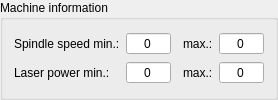
         <widget class="QGroupBox" name="grpGRBL">
          <property name="title">
           <string>Machine information</string>
          </property>
          <layout class="QVBoxLayout" name="verticalLayout_5">
           <item>
            <layout class="QGridLayout" name="gridLayout_2" columnstretch="0,0,0,0,0">
             <item row="1" column="1">
              <widget class="QSpinBox" name="txtSpindleSpeedMin">
               <property name="font">
                <font>
                 <pointsize>9</pointsize>
                </font>
               </property>
               <property name="alignment">
                <set>Qt::AlignCenter</set>
               </property>
               <property name="buttonSymbols">
                <enum>QAbstractSpinBox::NoButtons</enum>
               </property>
               <property name="maximum">
                <number>99999</number>
               </property>
              </widget>
             </item>
             <item row="1" column="3">
              <widget class="QLabel" name="label_13">
               <property name="text">
                <string>max.:</string>
               </property>
              </widget>
             </item>
             <item row="2" column="0">
              <widget class="QLabel" name="label_18">
               <property name="text">
                <string>Laser power min.:</string>
               </property>
              </widget>
             </item>
             <item row="1" column="0">
              <widget class="QLabel" name="label_12">
               <property name="text">
                <string>Spindle speed min.:</string>
               </property>
              </widget>
             </item>
             <item row="1" column="4">
              <widget class="QSpinBox" name="txtSpindleSpeedMax">
               <property name="font">
                <font>
                 <pointsize>9</pointsize>
                </font>
               </property>
               <property name="alignment">
                <set>Qt::AlignCenter</set>
               </property>
               <property name="buttonSymbols">
                <enum>QAbstractSpinBox::NoButtons</enum>
               </property>
               <property name="maximum">
                <number>99999</number>
               </property>
              </widget>
             </item>
             <item row="2" column="3">
              <widget class="QLabel" name="label_35">
               <property name="text">
                <string>max.:</string>
               </property>
              </widget>
             </item>
             <item row="2" column="1">
              <widget class="QSpinBox" name="txtLaserPowerMin">
               <property name="font">
                <font>
                 <pointsize>9</pointsize>
                </font>
               </property>
               <property name="alignment">
                <set>Qt::AlignCenter</set>
               </property>
               <property name="buttonSymbols">
                <enum>QAbstractSpinBox::NoButtons</enum>
               </property>
               <property name="maximum">
                <number>99999</number>
               </property>
              </widget>
             </item>
             <item row="2" column="4">
              <widget class="QSpinBox" name="txtLaserPowerMax">
               <property name="font">
                <font>
                 <pointsize>9</pointsize>
                </font>
               </property>
               <property name="alignment">
                <set>Qt::AlignCenter</set>
               </property>
               <property name="buttonSymbols">
                <enum>QAbstractSpinBox::NoButtons</enum>
               </property>
               <property name="maximum">
                <number>99999</number>
               </property>
              </widget>
             </item>
             <item row="1" column="2">
              <spacer name="horizontalSpacer_6">
               <property name="orientation">
                <enum>Qt::Horizontal</enum>
               </property>
               <property name="sizeType">
                <enum>QSizePolicy::Fixed</enum>
               </property>
               <property name="sizeHint" stdset="0">
                <size>
                 <width>6</width>
                 <height>20</height>
                </size>
               </property>
              </spacer>
             </item>
            </layout>
           </item>
          </layout>
         </widget>
